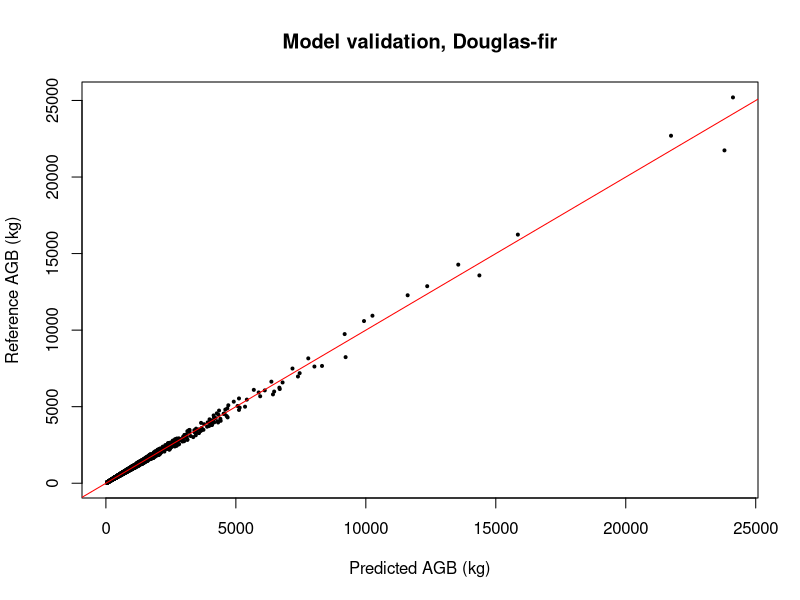
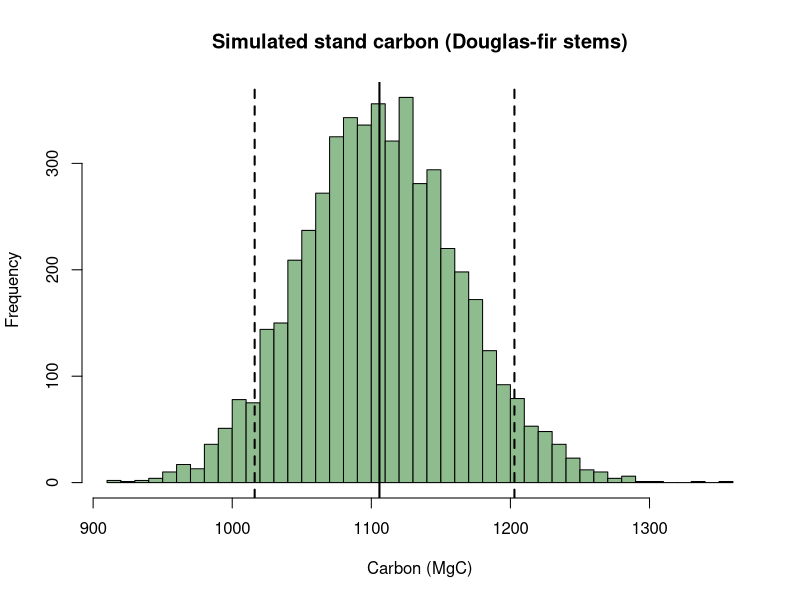

R code for these plots, in order:
## ---- chunk 1
library(dplyr)
trees <- read.csv("data/tree_measurements.csv")
head(trees)
## ---- chunk 2
fdc <- trees |> filter(species == "Douglas-fir")

# Log-log linear model
m_log <- lm(log(agb_kg) ~ log(dbh_cm), data = fdc)

# Direct power model by non-linear least squares
m_nls <- nls(agb_kg ~ a * dbh_cm^b, data = fdc,
             start = list(a = 0.1, b = 2.4))

coef(m_nls)
## ---- chunk 3
pred      <- predict(m_nls)
resid_kg  <- fdc$agb_kg - pred
rmse      <- sqrt(mean(resid_kg^2))
bias      <- mean(resid_kg)
rmse_pct  <- rmse / mean(fdc$agb_kg) * 100

c(RMSE_kg = round(rmse, 1), Bias_kg = round(bias, 2), RMSE_pct = round(rmse_pct, 1))

plot(pred, fdc$agb_kg, pch = 19, cex = 0.4,
     xlab = "Predicted AGB (kg)", ylab = "Reference AGB (kg)",
     main = "Model validation, Douglas-fir")
abline(0, 1, col = "red")
## ---- chunk 4
CF   <- 0.47   # IPCC default carbon fraction
R    <- 0.25   # root-to-shoot ratio (belowground / aboveground)

trees <- trees |>
  mutate(agb_kg    = agb_kg,
         bgb_kg    = agb_kg * R,
         carbon_kg = (agb_kg + bgb_kg) * CF)

plot_carbon <- trees |>
  group_by(plot_id) |>
  summarise(carbon_MgC = sum(carbon_kg) / 1000, .groups = "drop")
head(plot_carbon)
## ---- chunk 5
set.seed(2025)
n_sim  <- 5000
co     <- coef(m_nls); a_hat <- co["a"]; b_hat <- co["b"]
se     <- summary(m_nls)$coefficients[, "Std. Error"]

# one representative stand of Douglas-fir stems
D <- fdc$dbh_cm

sim_carbon <- replicate(n_sim, {
  a_i  <- rnorm(1, a_hat, se["a"])
  b_i  <- rnorm(1, b_hat, se["b"])
  cf_i <- rnorm(1, 0.47, 0.02)             # carbon-fraction uncertainty
  r_i  <- rnorm(1, 0.25, 0.03)             # root-to-shoot uncertainty
  agb  <- a_i * D^b_i
  sum(agb * (1 + r_i) * cf_i) / 1000       # MgC for this stand
})

q <- quantile(sim_carbon, c(0.05, 0.5, 0.95))
hist(sim_carbon, breaks = 40, col = "darkseagreen",
     main = "Simulated stand carbon (Douglas-fir stems)",
     xlab = "Carbon (MgC)")
abline(v = q, lty = c(2, 1, 2), lwd = 2)

cat("Median:", round(q[2], 2), "MgC\n")
cat("90% interval:", round(q[1], 2), "to", round(q[3], 2), "MgC\n")
cat("Uncertainty (half-width):", round((q[3] - q[1]) / 2 / q[2] * 100, 1), "%\n")
